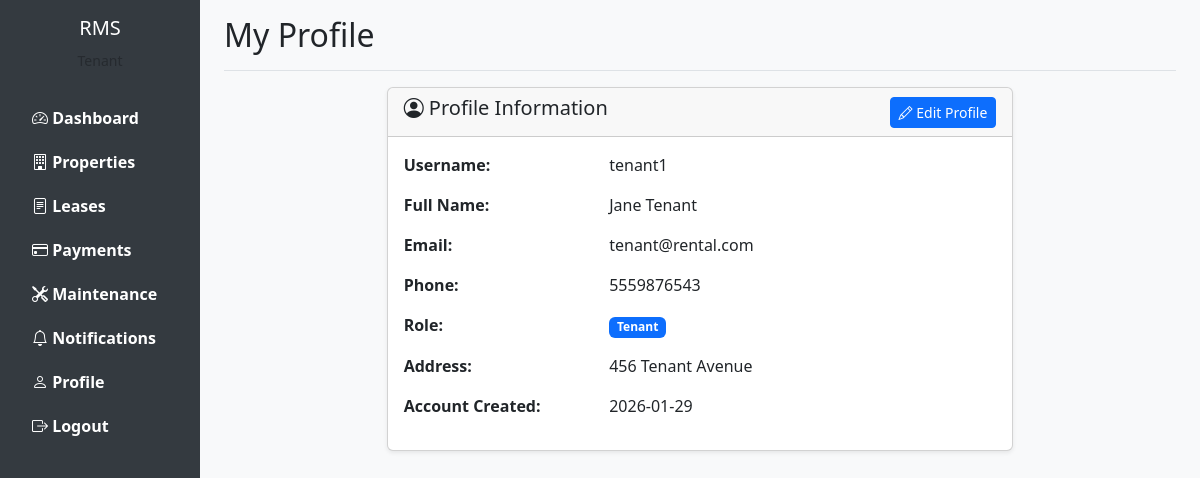
/profile (signed in), run on the app's committed database.
### models.py (models this page shows, shortened)
class User(UserMixin, db.Model):
    __tablename__ = 'users'
    id = db.Column(db.Integer, primary_key=True)
    username = db.Column(db.String(80), unique=True, nullable=False)
    email = db.Column(db.String(120), unique=True, nullable=False)
    password_hash = db.Column(db.String(255), nullable=False)
    full_name = db.Column(db.String(120), nullable=False)
    phone = db.Column(db.String(20))
    address = db.Column(db.Text)
    role = db.Column(db.String(20), nullable=False)
    is_active = db.Column(db.Boolean, default=True)
    created_at = db.Column(db.DateTime, default=datetime.utcnow)
    updated_at = db.Column(db.DateTime, default=datetime.utcnow, onupdate=datetime.utcnow)
    properties = db.relationship('Property', backref='owner', lazy=True, foreign_keys='Property.owner_id')
    leases_as_tenant = db.relationship('Lease', backref='tenant', lazy=True, foreign_keys='Lease.tenant_id')
    payments = db.relationship('Payment', backref='payer', lazy=True)
    maintenance_requests = db.relationship('MaintenanceRequest', backref='requester', lazy=True, foreign_keys='MaintenanceRequest.tenant_id')
    assigned_maintenance = db.relationship('MaintenanceRequest', backref='assigned_staff', lazy=True, foreign_keys='MaintenanceRequest.staff_id')
    notifications = db.relationship('Notification', backref='user', lazy=True)

### routes.py (the view)
@current_app.route('/profile')
@login_required
def profile():
    return render_template('profile.html')

### app.py (called while the page is built)
def create_app():
    app = Flask(__name__)
    app.config['SECRET_KEY'] = 'your-secret-key-change-in-production'
    app.config['SQLALCHEMY_DATABASE_URI'] = 'sqlite:///rental_management.db'
    app.config['SQLALCHEMY_TRACK_MODIFICATIONS'] = False
    app.config['UPLOAD_FOLDER'] = 'static/uploads'
    os.makedirs(app.config['UPLOAD_FOLDER'], exist_ok=True)
    db.init_app(app)
    login_manager.init_app(app)
    migrate.init_app(app, db)
    login_manager.login_view = 'login'
    login_manager.login_message = 'Please log in to access this page.'
    with app.app_context():
        from models import User
        @login_manager.user_loader
        def load_user(user_id):
            return User.query.get(int(user_id))
        import routes
        db.create_all()
    return app

### templates/profile.html (shortened to what this page needs)
 {% extends "base.html" %}
{% block page_title %}My Profile{% endblock %}
{% block content %}
<div class="row">
    <div class="col-md-8 offset-md-2">
        <div class="card">
            <div class="card-header d-flex justify-content-between align-items-center">
                <h5><i class="bi bi-person-circle"></i> Profile Information</h5>
                <a href="{{ url_for('edit_profile') }}" class="btn btn-primary btn-sm">
                    <i class="bi bi-pencil"></i> Edit Profile
                </a>
            </div>
            <div class="card-body">
                <div class="row mb-3">
                    <div class="col-md-4"><strong>Username:</strong></div>
                    <div class="col-md-8">{{ current_user.username }}</div>
                </div>
                <div class="row mb-3">
                    <div class="col-md-4"><strong>Full Name:</strong></div>
                    <div class="col-md-8">{{ current_user.full_name }}</div>
                </div>
                <div class="row mb-3">
                    <div class="col-md-4"><strong>Email:</strong></div>
                    <div class="col-md-8">{{ current_user.email }}</div>
                </div>
                <div class="row mb-3">
                    <div class="col-md-4"><strong>Phone:</strong></div>
                    <div class="col-md-8">{{ current_user.phone or 'Not provided' }}</div>
                </div>
                <div class="row mb-3">
                    <div class="col-md-4"><strong>Role:</strong></div>
                    <div class="col-md-8">
                        <span class="badge bg-primary">{{ current_user.role|title }}</span>
                    </div>
                </div>
                <div class="row mb-3">
                    <div class="col-md-4"><strong>Address:</strong></div>
                    <div class="col-md-8">{{ current_user.address or 'Not provided' }}</div>
                </div>
                <div class="row mb-3">
                    <div class="col-md-4"><strong>Account Created:</strong></div>
                    <div class="col-md-8">{{ current_user.created_at.strftime('%Y-%m-%d') }}</div>
                </div>
            </div>
        </div>
    </div>
</div>
{% endblock %}

### templates/base.html (style rules this page uses)
body { min-height: 100vh; background-color: #f8f9fa; }
.card { box-shadow: 0 0.125rem 0.25rem rgba(0,0,0,0.075); }

### data on the page
User: username "tenant1", full_name "Jane Tenant", email "tenant@rental.com", phone "5559876543", role "Tenant", address "456 Tenant Avenue", created_at "2026-01-29"
